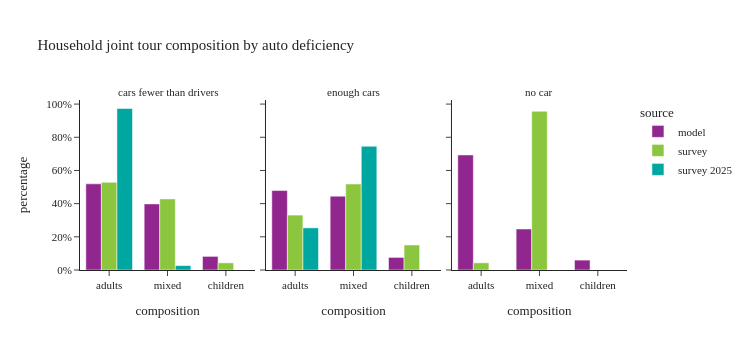

This figure's notebook cell:
### Code cell
plot_joint_tour_segment(joint_tour_data, 'auto_available_driver', "Household joint tour composition by auto deficiency")

### Figure 1 — Plotly figure (JSON) as saved in the notebook; plotly's stock layout.template omitted (floating-point values rounded to 4 significant figures)
{"data": [{"alignmentgroup": "True", "customdata": [[25185], [19327], [3981]], "hovertemplate": "source=model<br>auto_available_driver=cars fewer than drivers<br>composition=%{x}<br>percentage=%{y}<br>sample_size=%{customdata[0]}<extra></extra>", "legendgroup": "model", "marker": {"color": "#91268F", "pattern": {"shape": ""}}, "name": "model", "offsetgroup": "model", "orientation": "v", "showlegend": true, "textposition": "auto", "type": "bar", "x": ["adults", "mixed", "children"], "xaxis": "x", "y": [0.5194, 0.3986, 0.08209], "yaxis": "y"}, {"alignmentgroup": "True", "customdata": [[33690], [31296], [5339]], "hovertemplate": "source=model<br>auto_available_driver=enough cars<br>composition=%{x}<br>percentage=%{y}<br>sample_size=%{customdata[0]}<extra></extra>", "legendgroup": "model", "marker": {"color": "#91268F", "pattern": {"shape": ""}}, "name": "model", "offsetgroup": "model", "orientation": "v", "showlegend": false, "textposition": "auto", "type": "bar", "x": ["adults", "mixed", "children"], "xaxis": "x2", "y": [0.4791, 0.445, 0.07592], "yaxis": "y2"}, {"alignmentgroup": "True", "customdata": [[1173], [418], [101]], "hovertemplate": "source=model<br>auto_available_driver=no car<br>composition=%{x}<br>percentage=%{y}<br>sample_size=%{customdata[0]}<extra></extra>", "legendgroup": "model", "marker": {"color": "#91268F", "pattern": {"shape": ""}}, "name": "model", "offsetgroup": "model", "orientation": "v", "showlegend": false, "textposition": "auto", "type": "bar", "x": ["adults", "mixed", "children"], "xaxis": "x3", "y": [0.6933, 0.247, 0.05969], "yaxis": "y3"}, {"alignmentgroup": "True", "customdata": [[174], [88], [20]], "hovertemplate": "source=survey<br>auto_available_driver=cars fewer than drivers<br>composition=%{x}<br>percentage=%{y}<br>sample_size=%{customdata[0]}<extra></extra>", "legendgroup": "survey", "marker": {"color": "#8CC63E", "pattern": {"shape": ""}}, "name": "survey", "offsetgroup": "survey", "orientation": "v", "showlegend": true, "textposition": "auto", "type": "bar", "x": ["adults", "mixed", "children"], "xaxis": "x", "y": [0.5283, 0.4285, 0.04318], "yaxis": "y"}, {"alignmentgroup": "True", "customdata": [[212], [169], [47]], "hovertemplate": "source=survey<br>auto_available_driver=enough cars<br>composition=%{x}<br>percentage=%{y}<br>sample_size=%{customdata[0]}<extra></extra>", "legendgroup": "survey", "marker": {"color": "#8CC63E", "pattern": {"shape": ""}}, "name": "survey", "offsetgroup": "survey", "orientation": "v", "showlegend": false, "textposition": "auto", "type": "bar", "x": ["adults", "mixed", "children"], "xaxis": "x2", "y": [0.331, 0.5182, 0.1508], "yaxis": "y2"}, {"alignmentgroup": "True", "customdata": [[10], [7]], "hovertemplate": "source=survey<br>auto_available_driver=no car<br>composition=%{x}<br>percentage=%{y}<br>sample_size=%{customdata[0]}<extra></extra>", "legendgroup": "survey", "marker": {"color": "#8CC63E", "pattern": {"shape": ""}}, "name": "survey", "offsetgroup": "survey", "orientation": "v", "showlegend": false, "textposition": "auto", "type": "bar", "x": ["adults", "mixed"], "xaxis": "x3", "y": [0.0433, 0.9567], "yaxis": "y3"}, {"alignmentgroup": "True", "customdata": [[7], [1]], "hovertemplate": "source=survey 2025<br>auto_available_driver=cars fewer than drivers<br>composition=%{x}<br>percentage=%{y}<br>sample_size=%{customdata[0]}<extra></extra>", "legendgroup": "survey 2025", "marker": {"color": "#00A7A0", "pattern": {"shape": ""}}, "name": "survey 2025", "offsetgroup": "survey 2025", "orientation": "v", "showlegend": true, "textposition": "auto", "type": "bar", "x": ["adults", "mixed"], "xaxis": "x", "y": [0.9734, 0.02656], "yaxis": "y"}, {"alignmentgroup": "True", "customdata": [[13], [3]], "hovertemplate": "source=survey 2025<br>auto_available_driver=enough cars<br>composition=%{x}<br>percentage=%{y}<br>sample_size=%{customdata[0]}<extra></extra>", "legendgroup": "survey 2025", "marker": {"color": "#00A7A0", "pattern": {"shape": ""}}, "name": "survey 2025", "offsetgroup": "survey 2025", "orientation": "v", "showlegend": false, "textposition": "auto", "type": "bar", "x": ["adults", "mixed"], "xaxis": "x2", "y": [0.2541, 0.7459], "yaxis": "y2"}], "layout": {"annotations": [{"font": {}, "showarrow": false, "text": "cars fewer than drivers", "x": 0.16, "xanchor": "center", "xref": "paper", "y": 1.0, "yanchor": "bottom", "yref": "paper"}, {"font": {}, "showarrow": false, "text": "enough cars", "x": 0.5, "xanchor": "center", "xref": "paper", "y": 1.0, "yanchor": "bottom", "yref": "paper"}, {"font": {}, "showarrow": false, "text": "no car", "x": 0.84, "xanchor": "center", "xref": "paper", "y": 1.0, "yanchor": "bottom", "yref": "paper"}], "barmode": "group", "height": 350, "legend": {"title": {"text": "source"}, "tracegroupgap": 0}, "title": {"text": "Household joint tour composition by auto deficiency"}, "width": 750, "xaxis": {"anchor": "y", "domain": [0.0, 0.32], "title": {"text": "composition"}}, "xaxis2": {"anchor": "y2", "domain": [0.34, 0.66], "matches": "x", "title": {"text": "composition"}}, "xaxis3": {"anchor": "y3", "domain": [0.68, 1.0], "matches": "x", "title": {"text": "composition"}}, "yaxis": {"anchor": "x", "domain": [0.0, 1.0], "tickformat": ".0%", "title": {"text": "percentage"}}, "yaxis2": {"anchor": "x2", "domain": [0.0, 1.0], "matches": "y", "showticklabels": false, "tickformat": ".0%"}, "yaxis3": {"anchor": "x3", "domain": [0.0, 1.0], "matches": "y", "showticklabels": false}}}
